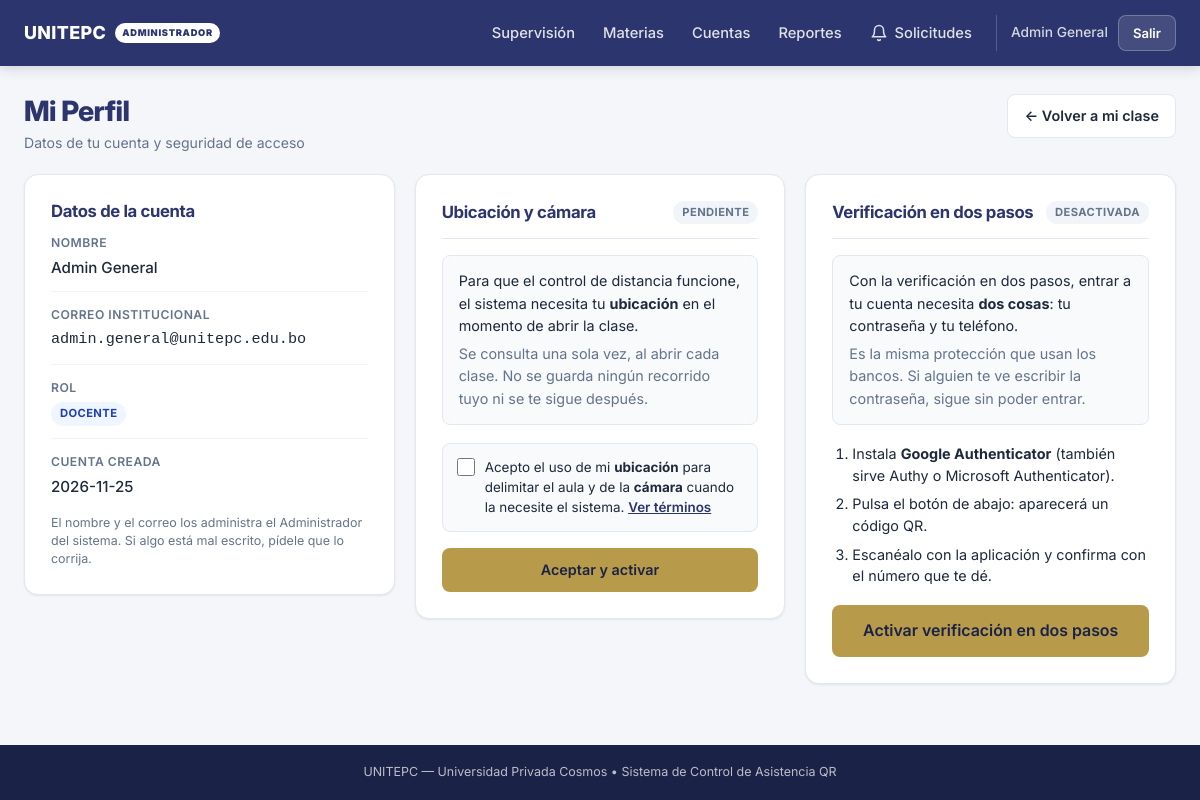
Screenshot of /docente/perfil (signed in) with the database file from the repository.
### tables this page shows
CREATE TABLE `usuarios` (
  `id` int(11) NOT NULL AUTO_INCREMENT,
  `nombre` varchar(80) NOT NULL,
  `apellido` varchar(80) NOT NULL,
  `correo` varchar(150) NOT NULL,
  `telefono` varchar(15) DEFAULT NULL,
  `password` varchar(255) NOT NULL,
  `totp_secreto` varchar(64) DEFAULT NULL,
  `totp_activado` tinyint(1) NOT NULL DEFAULT 0,
  `totp_desde` datetime DEFAULT NULL,
  `rol` enum('docente','admin') NOT NULL DEFAULT 'docente',
  `activo` tinyint(1) NOT NULL DEFAULT 1,
  `consentimiento_en` datetime DEFAULT NULL COMMENT 'Cuando acepto el uso de ubicacion y camara',
  `consentimiento_version` varchar(10) DEFAULT NULL COMMENT 'Version del texto que acepto',
  `creado_en` timestamp NOT NULL DEFAULT current_timestamp(),
  PRIMARY KEY (`id`),
  UNIQUE KEY `correo` (`correo`),
  KEY `idx_usuario_telefono` (`telefono`)
);

### controllers/DocenteController.php (called while the page is built, shortened)
<?php
require_once dirname(__DIR__) . '/models/Usuario.php';
require_once dirname(__DIR__) . '/config/app.php';
class DocenteController extends BaseController
{
    public function perfil(): void
    {
        $usuario = Usuario::buscarPorId($this->idUsuarioActual());
        $secreto = Usuario::secretoTotp((int)$usuario['id']);
        $activo  = Usuario::tieneTotpActivo($usuario);
        $qr = null;
        [$mensaje, $error] = $this->obtenerFlash();
        $this->vista('docente.perfil', [
            'base'            => self::obtenerRutaBase(),
            'usuario'         => $usuario,
            'totpActivo'      => $activo,
            'consentimientoOk'    => Consentimiento::aceptado('usuario', (int)$usuario['id']),
            'consentimientoFecha' => Consentimiento::fecha('usuario', (int)$usuario['id']),
            'totpPreparado'   => ($secreto !== null && !$activo),
            'qrTotp'          => $qr,
            'secretoLegible'  => $secreto !== null ? Totp::secretoLegible($secreto) : null,
            'mensaje'         => $mensaje,
            'error'           => $error,
            'csrf'            => self::tokenCsrf()
        ]);
    }
}

### public/index.php (called while the page is built, shortened)
<?php
$raiz = dirname(__DIR__);
require_once $raiz . '/config/app.php';
require_once $raiz . '/controllers/DocenteController.php';
$uri    = parse_url($_SERVER['REQUEST_URI'] ?? '/', PHP_URL_PATH) ?? '/';
$metodo = strtoupper($_SERVER['REQUEST_METHOD'] ?? 'GET');
$ruta = '/' . trim($uri, '/');
[$clase, $accion] = $rutas[$ruta][$metodo];
(new $clase())->$accion();

### index.php (called while the page is built, shortened)
<?php
$resultado = require_once __DIR__ . '/public/index.php';

### config/app.php (called while the page is built, shortened)
<?php
class App
{
    public static function rutaBase(): string
    {
        $dir = str_replace(DIRECTORY_SEPARATOR, '/', dirname($_SERVER['SCRIPT_NAME'] ?? ''));
        return ($dir === '/' || $dir === '') ? '' : $dir;
    }
    public static function baseAssets(): string
    {
        $base = self::rutaBase();
        return defined('APP_DESDE_RAIZ') && APP_DESDE_RAIZ ? $base . '/public' : $base;
    }
}

### models/Usuario.php (called while the page is built, shortened)
<?php
class Usuario
{
    public static function buscarPorId(int $id): ?array
    {
        $db = Database::conectar();
        $stmt = $db->prepare("SELECT id, nombre, apellido, correo, telefono, rol, activo, creado_en,
                    totp_secreto, totp_activado, totp_desde
             FROM usuarios WHERE id = ? LIMIT 1");
        $stmt->execute([$id]);
        return $stmt->fetch() ?: null;
    }
}

### views/docente/perfil.php (the view, shortened to what this page needs)
<?php
require dirname(__DIR__) . '/layouts/header.php';
$tok = htmlspecialchars($csrf, ENT_QUOTES, 'UTF-8');
?>
<div class="page-header">
    <div>
        <h1 class="page-title">Mi Perfil</h1>
        <p class="page-subtitle">Datos de tu cuenta y seguridad de acceso</p>
    </div>
    <a href="<?= $base ?>/docente" class="btn btn-outline">&larr; Volver a mi clase</a>
</div>
<div class="perfil-grid">
    <div class="card">
        <h2 class="card-titulo">Datos de la cuenta</h2>
        <dl class="ficha-datos">
            <div>
                <dt>Nombre</dt>
                <dd><?= htmlspecialchars(trim($usuario['nombre'] . ' ' . $usuario['apellido'])) ?></dd>
            </div>
            <div>
                <dt>Correo institucional</dt>
                <dd class="celda-correo"><?= htmlspecialchars($usuario['correo']) ?></dd>
            </div>
            <div>
                <dt>Rol</dt>
                <dd><span class="badge badge-info">DOCENTE</span></dd>
            </div>
            <div>
                <dt>Cuenta creada</dt>
                <dd><?= htmlspecialchars(substr((string)$usuario['creado_en'], 0, 10)) ?></dd>
            </div>
        </dl>
        <p class="form-ayuda mt-4">
            El nombre y el correo los administra el Administrador del sistema.
            Si algo está mal escrito, pídele que lo corrija.
        </p>
    </div>
    <div class="card">
        <div class="card-header-flex">
            <h2 class="card-titulo mb-0">Ubicación y cámara</h2>
            <span class="badge <?= !empty($consentimientoOk) ? 'badge-success' : 'badge-neutral' ?>">
                <?= !empty($consentimientoOk) ? 'ACEPTADO' : 'PENDIENTE' ?>
            </span>
        </div>
        <?php if (!empty($consentimientoOk)): ?>
            <div class="totp-estado ok">
                <p>
                    Aceptaste el uso de tu ubicación para fijar el área de tus clases.
                    <?php if (!empty($consentimientoFecha)): ?>
                        <br><span class="text-muted">
                            Aceptado el <?= htmlspecialchars(date('d/m/Y \a \l\a\s H:i', strtotime($consentimientoFecha))) ?>
                        </span>
                    <?php endif; ?>
                </p>
            </div>
            <p class="form-ayuda mb-3">
                Al abrir una clase, tus coordenadas marcan el centro del aula. Los
                estudiantes que estén a más de <?= (int)($radioGeo ?? 500) ?> metros no
                podrán registrarse aunque tengan el código.
            </p>
            <details class="bloque-desplegable">
                <summary>Retirar mi permiso</summary>
                <p class="form-ayuda mb-3">
                    Si lo retiras, tus clases se abrirán sin control de ubicación:
                    cualquiera con el código podrá registrarse desde donde esté.
                </p>
                <form action="<?= $base ?>/terminos/retirar" method="POST"
                      onsubmit="return confirm('¿Retirar tu permiso? Tus clases dejarán de comprobar la distancia.');">
                    <input type="hidden" name="csrf_token" value="<?= $tok ?>">
                    <button type="submit" class="btn btn-peligro-suave">Retirar permiso</button>
                </form>
            </details>
        <?php else: ?>
            <div class="totp-estado">
                <p>
                    Para que el control de distancia funcione, el sistema necesita tu
                    <strong>ubicación</strong> en el momento de abrir la clase.
                </p>
                <p class="text-muted">
                    Se consulta una sola vez, al abrir cada clase. No se guarda ningún
                    recorrido tuyo ni se te sigue después.
                </p>
            </div>
            <form action="<?= $base ?>/terminos/aceptar" method="POST">
                <label class="consentimiento" for="aceptoDocente">
                    <input type="checkbox" id="aceptoDocente" name="acepto" value="1" required>
                    <span>
                        Acepto el uso de mi <strong>ubicación</strong> para delimitar el aula
                        y de la <strong>cámara</strong> cuando la necesite el sistema.
                        <a href="<?= $base ?>/terminos" target="_blank" rel="noopener">Ver términos</a>
                    </span>
                </label>
                <button type="submit" class="btn btn-dorado btn-block">Aceptar y activar</button>
            </form>
        <?php endif; ?>
    </div>
    <div class="card">
        <div class="card-header-flex">
            <h2 class="card-titulo mb-0">Verificación en dos pasos</h2>
            <span class="badge <?= $totpActivo ? 'badge-success' : 'badge-neutral' ?>">
                <?= $totpActivo ? 'ACTIVADA' : 'DESACTIVADA' ?>
            </span>
        </div>
        <?php if ($totpActivo): ?>
            <div class="totp-estado ok">
                <p>
                    Tu cuenta está protegida. Al entrar te pedimos tu contraseña y,
                    después, el código de 6 dígitos de tu aplicación autenticadora.
                </p>
                <p class="text-muted">
                    Aunque alguien averigüe tu contraseña, no puede entrar sin tu teléfono.
                </p>
            </div>
            <details class="bloque-desplegable">
                <summary>Desactivar la verificación en dos pasos</summary>
                <p class="form-ayuda mb-3">
                    Solo desactívala si cambiaste de teléfono o perdiste el acceso a la
                    aplicación. Tu cuenta queda menos protegida.
                </p>
                <form action="<?= $base ?>/docente/perfil/2fa/quitar" method="POST"
                      onsubmit="return confirm('¿Seguro que quieres desactivar la verificación en dos pasos?');">
                    <input type="hidden" name="csrf_token" value="<?= $tok ?>">
                    <div class="form-group mb-4">
                        <label for="password" class="form-label">
                            Confirma tu contraseña <span class="text-danger">*</span>
                        </label>
                        <input type="password" id="password" name="password" class="form-control"
                               required maxlength="72" autocomplete="current-password"
                               placeholder="••••••••">
                        <small class="form-ayuda">
                            Se pide por si dejaste la sesión abierta: nadie más debe poder
                            quitarle la protección a tu cuenta.
                        </small>
                    </div>
                    <button type="submit" class="btn btn-peligro-suave">Desactivar</button>
                </form>
            </details>
        <?php else: ?>
            <div class="totp-estado">
                <p>
                    Con la verificación en dos pasos, entrar a tu cuenta necesita
                    <strong>dos cosas</strong>: tu contraseña y tu teléfono.
                </p>
                <p class="text-muted">
                    Es la misma protección que usan los bancos. Si alguien te ve escribir
                    la contraseña, sigue sin poder entrar.
                </p>
            </div>
            <ol class="pasos-totp">
                <li>Instala <strong>Google Authenticator</strong> (también sirve Authy o Microsoft Authenticator).</li>
                <li>Pulsa el botón de abajo: aparecerá un código QR.</li>
                <li>Escanéalo con la aplicación y confirma con el número que te dé.</li>
            </ol>
            <form action="<?= $base ?>/docente/perfil/2fa/preparar" method="POST">
                <button type="submit" class="btn btn-dorado btn-lg btn-block">
                    Activar verificación en dos pasos
                </button>
            </form>
        <?php endif; ?>
    </div>
</div>
<?php require dirname(__DIR__) . '/layouts/footer.php'; ?>

### rows the page displays
usuarios: nombre+apellido "Admin General", correo "admin.general@unitepc.edu.bo", creado_en "2026-11-25"

### other values shown
$nombreActual "Admin General"
App::MARCA "UNITEPC — Universidad Privada Cosmos"
